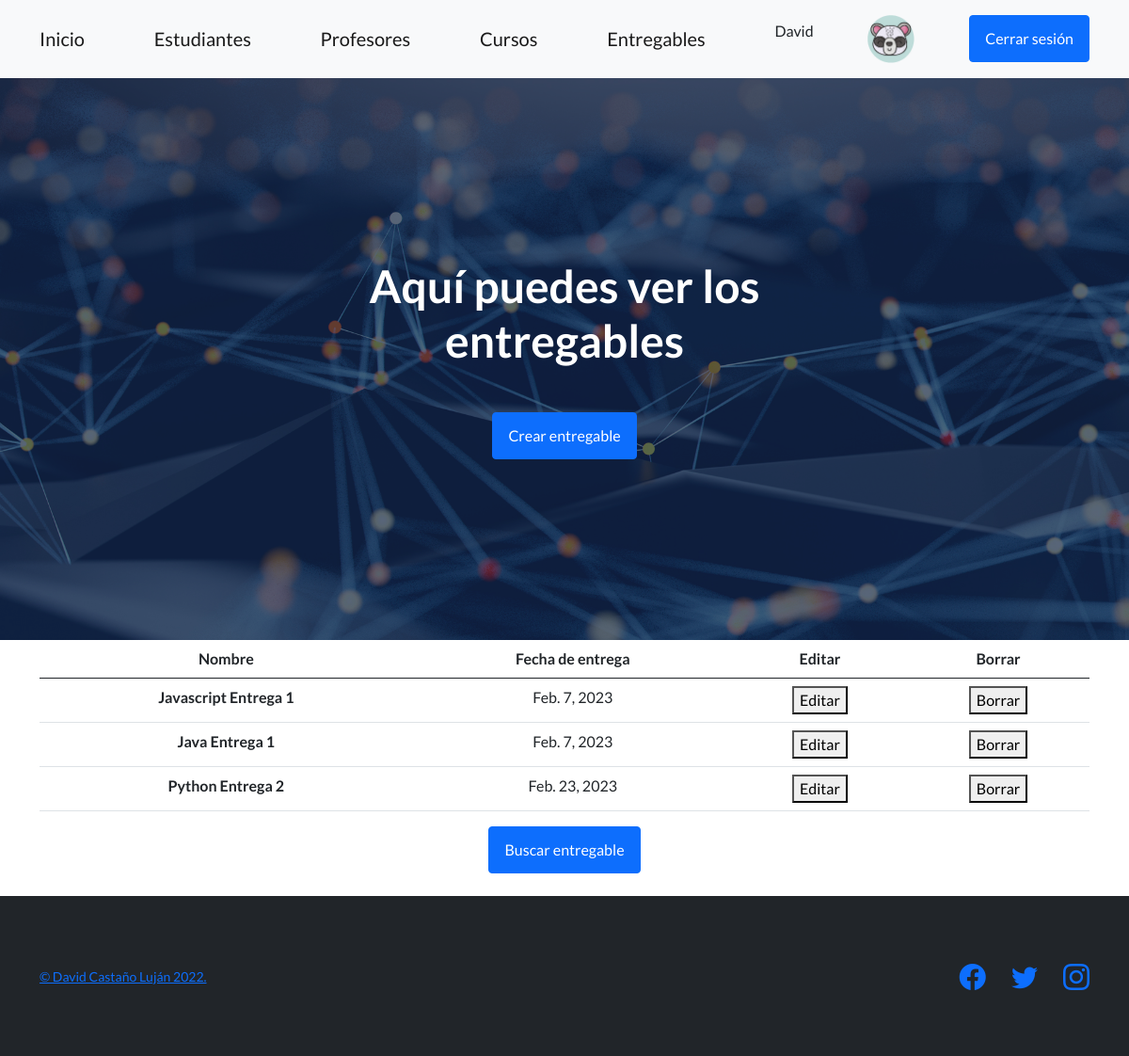
Screenshot of /AppCoder/verEntregables (signed in) with the database file from the repository.
### AppCoder/models.py (models this page shows)
class AvatarImagen(models.Model):
    usuario = models.ForeignKey(User, on_delete=models.CASCADE)
    imagen = models.ImageField(upload_to="avatares", null=True, blank=True)

class Entregable(models.Model):
    nombre = models.CharField(max_length=40)
    identificador = models.IntegerField(default=0)
    fechaEntrega = models.DateField()
    entregado = models.BooleanField()

### AppCoder/views.py (the view)
# urls.py: path('verEntregables', entregables, name='Entregables'),
def entregables(request):
    listaEntregables = Entregable.objects.all()
    return render(request, "AppCoder/verEntregables.html", {"listaEntregables":listaEntregables})

### AppCoder/templates/AppCoder/verEntregables.html
{% extends "AppCoder/padre.html" %}
{% block titulo %}
    Aquí puedes ver los entregables
{% endblock %}
{% block botonTitulo %}
{% if request.user.is_authenticated %}
    <div class="col-auto"><a href="/AppCoder/crearEntregable"><button class="btn btn-primary">Crear entregable</button></a></div>
{% endif %}
{% endblock %}
{% block resultados %}
<table class="table">
    <thead>
        <tr>
            <th scope="col">Nombre</th>
            <th scope="col">Fecha de entrega</th>
            {% if request.user.is_authenticated %}
            <th scope="col">Editar</th>
            <th scope="col">Borrar</th>
            {% endif %}
        </tr>
    </thead>
    <tbody>
    {% for x in listaEntregables %}
        <tr>
            <th scope="row">{{x.nombre}}</th>
            <td>{{x.fechaEntrega}}</td>
        {% if request.user.is_authenticated %}
            <td><a href="{% url 'editarEntregable' x.identificador %}"><button>Editar</button></a></td>
            <td><a href="{% url 'borrarEntregables' x.identificador %}"><button>Borrar</button></a></td>
        {% endif %}
        {% endfor %}
    </tbody>
</table>
{% endblock %}
{% block botonBuscar %}
<div class="row justify-content-center">
<div class="col-auto"><a href="/AppCoder/buscarEntregable"><button class="btn btn-primary">Buscar entregable</button></a></div>
</div>
<br>
{% endblock %}

### AppCoder/templates/AppCoder/padre.html (shortened to what this page needs)
<!DOCTYPE html>
<html lang="en">
    <head>{% load static %}
        <link href="https://cdn.jsdelivr.net/npm/bootstrap-icons@1.5.0/font/bootstrap-icons.css" rel="stylesheet" type="text/css" />
        <link href="{% static 'AppCoder/css/styles.css' %}" rel="stylesheet" />
    </head>
    <body>
        <nav class="navbar navbar-light bg-light static-top">
            <div class="container">
                <a class="navbar-brand" href="{% url 'Start' %}">Inicio</a>
                <a class="navbar-brand" href="{% url 'Estudiantes' %}">Estudiantes</a>
                <a class="navbar-brand" href="{% url 'Profesores' %}">Profesores</a>
                <a class="navbar-brand" href="{% url 'Cursos' %}">Cursos</a>
                <a class="navbar-brand" href="{% url 'Entregables' %}">Entregables</a>
                {% if request.user.is_authenticated %}
                <p>{{request.user.first_name}}</p>
                    {% with request.user.avatarimagen_set.first as avatar %}
                        {% if avatar%}
                        <img src="{{avatar.imagen.url}}" alt="" width="50px" class="navbar-text">
                        {% else %}
                        <img src="../../../media/avatares/default.png" alt="" width="50px" class="navbar-text">
                        {% endif %}
                        {% endwith %}
                        <a class="btn btn-primary" href="{% url 'cerrar sesion' %}">Cerrar sesión</a>
                {% else %}
                <a class="btn btn-primary" href="{% url 'iniciar sesion' %}">Iniciar sesión</a>
                <a class="btn btn-primary" href="{% url 'registro' %}">Registrarse</a>
                {% endif %}
            </div>
        </nav>
        <header class="masthead">
            <div class="container position-relative">
                <div class="row justify-content-center">
                    <div class="col-xl-6">
                        <div class="text-center text-white">
                            <h1 class="mb-5">
                                {% block titulo %}
                                {% endblock %}
                            </h1>
                            {% block botonTitulo %}
                            {% endblock %}
                        </div>
                    </div>
                </div>
            </div>
        </header>
        <div class="container text-center">
                {% block resultados %}
                {% endblock %}
        </div>
        {% block botonBuscar %}
        {% endblock %}
        <footer class="footer bg-dark">
            <div class="container">
                <div class="row">
                    <div class="col-lg-6 h-100 text-center text-lg-start my-auto">
                        <p class="text-muted small mb-4 mb-lg-0"> <a href="{% url 'aboutMe' %}">&copy; David Castaño Luján 2022.</a></p>
                    </div>
                    <div class="col-lg-6 h-100 text-center text-lg-end my-auto">
                        <ul class="list-inline mb-0">
                            <li class="list-inline-item me-4">
                                <a href="https://www.facebook.com/davidcaslu"><i class="bi-facebook fs-3"></i></a>
                            </li>
                            <li class="list-inline-item me-4">
                                <a href="https://twitter.com/davidcaslu"><i class="bi-twitter fs-3"></i></a>
                            </li>
                            <li class="list-inline-item">
                                <a href="https://www.instagram.com/davidcaslu/"><i class="bi-instagram fs-3"></i></a>
                            </li>
                        </ul>
                    </div>
                </div>
            </div>
        </footer>
    </body>
</html>

### rows the page displays
AvatarImagen: imagen (picture)
Entregable: nombre "Javascript Entrega 1", fechaEntrega "Feb. 7, 2023"
Entregable: nombre "Java Entrega 1", fechaEntrega "Feb. 7, 2023"
Entregable: nombre "Python Entrega 2", fechaEntrega "Feb. 23, 2023"

### other values shown
{{ request.user.first_name }} "David"
